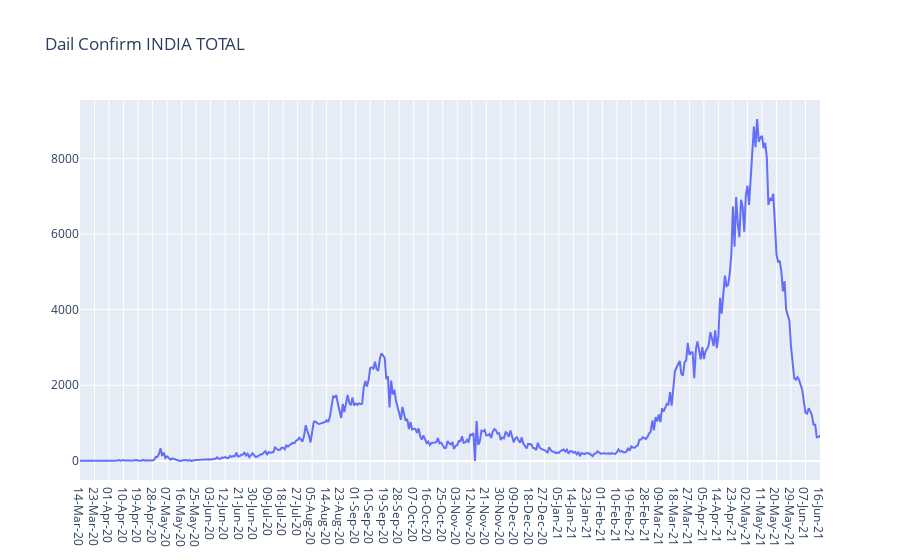

The code cell stored with this chart in its notebook:
### Code cell
import plotly.graph_objs as go
from plotly.offline import download_plotlyjs, init_notebook_mode, plot, iplot
init_notebook_mode(connected=True)

trace1 = go.Scatter(x=df.index,
                    y=df['PB'],
                    name = "daily confirmed cases TOTAL"
        
                    )

layout = dict(title='Dail Confirm INDIA TOTAL',)

fig = dict(data=[trace1], layout=layout)
iplot(fig)

### Figure 1 — Plotly figure (JSON) as saved in the notebook; plotly's stock layout.template omitted (floating-point values rounded to 4 significant figures; data arrays with more than 128 entries replaced by an {"elided": "..."} marker saying what was removed)
{"data": [{"name": "daily confirmed cases TOTAL", "type": "scatter", "x": {"elided": "460 str values"}, "y": {"elided": "460 int values"}}], "layout": {"title": {"text": "Dail Confirm INDIA TOTAL"}}}
